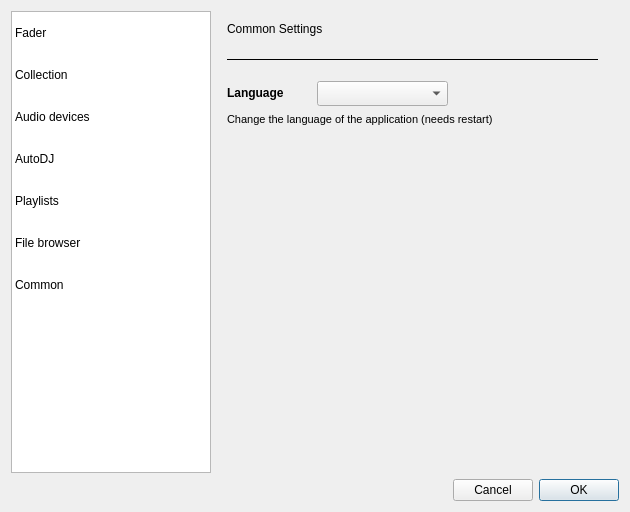
<?xml version="1.0" encoding="UTF-8"?>
<ui version="4.0">
 <class>SettingsDialog</class>
 <widget class="QDialog" name="SettingsDialog">
  <property name="geometry">
   <rect>
    <x>0</x>
    <y>0</y>
    <width>630</width>
    <height>512</height>
   </rect>
  </property>
  <property name="minimumSize">
   <size>
    <width>600</width>
    <height>400</height>
   </size>
  </property>
  <property name="windowTitle">
   <string>Settings</string>
  </property>
  <property name="styleSheet">
   <string notr="true"/>
  </property>
  <property name="modal">
   <bool>true</bool>
  </property>
  <layout class="QVBoxLayout" name="verticalLayout_2">
   <item>
    <layout class="QHBoxLayout" name="horizontalLayout_2">
     <item>
      <widget class="QTableWidget" name="settingsGroupsTable">
       <property name="sizePolicy">
        <sizepolicy hsizetype="Minimum" vsizetype="Expanding">
         <horstretch>0</horstretch>
         <verstretch>0</verstretch>
        </sizepolicy>
       </property>
       <property name="minimumSize">
        <size>
         <width>200</width>
         <height>0</height>
        </size>
       </property>
       <property name="maximumSize">
        <size>
         <width>200</width>
         <height>16777215</height>
        </size>
       </property>
       <property name="verticalScrollBarPolicy">
        <enum>Qt::ScrollBarAlwaysOff</enum>
       </property>
       <property name="horizontalScrollBarPolicy">
        <enum>Qt::ScrollBarAlwaysOff</enum>
       </property>
       <property name="selectionMode">
        <enum>QAbstractItemView::SingleSelection</enum>
       </property>
       <property name="selectionBehavior">
        <enum>QAbstractItemView::SelectRows</enum>
       </property>
       <property name="iconSize">
        <size>
         <width>32</width>
         <height>32</height>
        </size>
       </property>
       <property name="showGrid">
        <bool>false</bool>
       </property>
       <property name="gridStyle">
        <enum>Qt::SolidLine</enum>
       </property>
       <property name="wordWrap">
        <bool>false</bool>
       </property>
       <property name="cornerButtonEnabled">
        <bool>false</bool>
       </property>
       <attribute name="horizontalHeaderVisible">
        <bool>false</bool>
       </attribute>
       <attribute name="horizontalHeaderDefaultSectionSize">
        <number>150</number>
       </attribute>
       <attribute name="horizontalHeaderMinimumSectionSize">
        <number>150</number>
       </attribute>
       <attribute name="verticalHeaderVisible">
        <bool>false</bool>
       </attribute>
       <attribute name="verticalHeaderDefaultSectionSize">
        <number>42</number>
       </attribute>
       <attribute name="verticalHeaderMinimumSectionSize">
        <number>42</number>
       </attribute>
       <row>
        <property name="text">
         <string>New Row</string>
        </property>
       </row>
       <row>
        <property name="text">
         <string>New Row</string>
        </property>
       </row>
       <row>
        <property name="text">
         <string>New Row</string>
        </property>
       </row>
       <row>
        <property name="text">
         <string>New Row</string>
        </property>
       </row>
       <row>
        <property name="text">
         <string>New Row</string>
        </property>
       </row>
       <row>
        <property name="text">
         <string>Neue Zeile</string>
        </property>
       </row>
       <row>
        <property name="text">
         <string>Neue Zeile</string>
        </property>
       </row>
       <column>
        <property name="text">
         <string>New Column</string>
        </property>
       </column>
       <item row="0" column="0">
        <property name="text">
         <string>Fader</string>
        </property>
       </item>
       <item row="1" column="0">
        <property name="text">
         <string>Collection</string>
        </property>
       </item>
       <item row="2" column="0">
        <property name="text">
         <string>Audio devices</string>
        </property>
       </item>
       <item row="3" column="0">
        <property name="text">
         <string>AutoDJ</string>
        </property>
       </item>
       <item row="4" column="0">
        <property name="text">
         <string>Playlists</string>
        </property>
       </item>
       <item row="5" column="0">
        <property name="text">
         <string>File browser</string>
        </property>
       </item>
       <item row="6" column="0">
        <property name="text">
         <string>Common</string>
        </property>
       </item>
      </widget>
     </item>
     <item>
      <widget class="QStackedWidget" name="pages">
       <property name="sizePolicy">
        <sizepolicy hsizetype="Preferred" vsizetype="Preferred">
         <horstretch>2</horstretch>
         <verstretch>0</verstretch>
        </sizepolicy>
       </property>
       <property name="currentIndex">
        <number>6</number>
       </property>
       <widget class="QWidget" name="page">
        <widget class="QLabel" name="label">
         <property name="geometry">
          <rect>
           <x>10</x>
           <y>10</y>
           <width>251</width>
           <height>16</height>
          </rect>
         </property>
         <property name="text">
          <string>Fader settings</string>
         </property>
        </widget>
        <widget class="QSlider" name="faderEndSlider">
         <property name="geometry">
          <rect>
           <x>10</x>
           <y>80</y>
           <width>160</width>
           <height>22</height>
          </rect>
         </property>
         <property name="maximum">
          <number>30</number>
         </property>
         <property name="value">
          <number>12</number>
         </property>
         <property name="orientation">
          <enum>Qt::Horizontal</enum>
         </property>
        </widget>
        <widget class="QLabel" name="label_5">
         <property name="geometry">
          <rect>
           <x>10</x>
           <y>60</y>
           <width>371</width>
           <height>16</height>
          </rect>
         </property>
         <property name="sizePolicy">
          <sizepolicy hsizetype="Expanding" vsizetype="Preferred">
           <horstretch>0</horstretch>
           <verstretch>0</verstretch>
          </sizepolicy>
         </property>
         <property name="text">
          <string>Start fading before song end</string>
         </property>
        </widget>
        <widget class="Line" name="line">
         <property name="geometry">
          <rect>
           <x>10</x>
           <y>40</y>
           <width>371</width>
           <height>16</height>
          </rect>
         </property>
         <property name="frameShadow">
          <enum>QFrame::Plain</enum>
         </property>
         <property name="orientation">
          <enum>Qt::Horizontal</enum>
         </property>
        </widget>
        <widget class="QLabel" name="faderEndLabel">
         <property name="geometry">
          <rect>
           <x>190</x>
           <y>80</y>
           <width>61</width>
           <height>16</height>
          </rect>
         </property>
         <property name="text">
          <string>12s</string>
         </property>
        </widget>
        <widget class="QLabel" name="label_7">
         <property name="geometry">
          <rect>
           <x>10</x>
           <y>110</y>
           <width>361</width>
           <height>16</height>
          </rect>
         </property>
         <property name="text">
          <string>Fader Time</string>
         </property>
        </widget>
        <widget class="QLabel" name="faderTimeLabel">
         <property name="geometry">
          <rect>
           <x>190</x>
           <y>130</y>
           <width>61</width>
           <height>16</height>
          </rect>
         </property>
         <property name="text">
          <string>12s</string>
         </property>
        </widget>
        <widget class="QSlider" name="faderTimeSlider">
         <property name="geometry">
          <rect>
           <x>10</x>
           <y>130</y>
           <width>160</width>
           <height>22</height>
          </rect>
         </property>
         <property name="maximum">
          <number>30</number>
         </property>
         <property name="value">
          <number>12</number>
         </property>
         <property name="orientation">
          <enum>Qt::Horizontal</enum>
         </property>
        </widget>
        <widget class="QCheckBox" name="checkAutoCue">
         <property name="geometry">
          <rect>
           <x>10</x>
           <y>170</y>
           <width>371</width>
           <height>20</height>
          </rect>
         </property>
         <property name="styleSheet">
          <string notr="true"/>
         </property>
         <property name="text">
          <string>Skip silent at start (AutoCue)</string>
         </property>
         <property name="checked">
          <bool>true</bool>
         </property>
        </widget>
        <widget class="QCheckBox" name="checkSkipSilentEnd">
         <property name="geometry">
          <rect>
           <x>10</x>
           <y>200</y>
           <width>371</width>
           <height>20</height>
          </rect>
         </property>
         <property name="text">
          <string>Skip silent at the end</string>
         </property>
         <property name="checked">
          <bool>true</bool>
         </property>
        </widget>
       </widget>
       <widget class="QWidget" name="page_3">
        <layout class="QVBoxLayout" name="verticalLayout_3">
         <property name="bottomMargin">
          <number>1</number>
         </property>
         <item>
          <widget class="QGroupBox" name="groupBox">
           <property name="toolTip">
            <string/>
           </property>
           <property name="title">
            <string/>
           </property>
           <layout class="QVBoxLayout" name="verticalLayout">
            <property name="margin">
             <number>0</number>
            </property>
            <item>
             <widget class="QTreeView" name="collectionsTreeView"/>
            </item>
            <item>
             <layout class="QGridLayout" name="gridLayout">
              <item row="2" column="0">
               <widget class="QCheckBox" name="chkMonitor">
                <property name="toolTip">
                 <string>Scan for new files and update the music collection</string>
                </property>
                <property name="text">
                 <string>Watch folders for changes</string>
                </property>
               </widget>
              </item>
              <item row="1" column="1">
               <widget class="QPushButton" name="pushScanNow">
                <property name="sizePolicy">
                 <sizepolicy hsizetype="Fixed" vsizetype="Fixed">
                  <horstretch>0</horstretch>
                  <verstretch>0</verstretch>
                 </sizepolicy>
                </property>
                <property name="maximumSize">
                 <size>
                  <width>16777215</width>
                  <height>16777215</height>
                 </size>
                </property>
                <property name="layoutDirection">
                 <enum>Qt::LeftToRight</enum>
                </property>
                <property name="text">
                 <string>Scan Now</string>
                </property>
               </widget>
              </item>
              <item row="1" column="0">
               <widget class="QLabel" name="label_12">
                <property name="text">
                 <string>Scan folders for songs</string>
                </property>
               </widget>
              </item>
              <item row="3" column="0">
               <widget class="QLabel" name="label_13">
                <property name="text">
                 <string>Play Counter Statistics</string>
                </property>
               </widget>
              </item>
              <item row="3" column="1">
               <widget class="QPushButton" name="pushResetStats">
                <property name="text">
                 <string>Reset</string>
                </property>
               </widget>
              </item>
             </layout>
            </item>
           </layout>
          </widget>
         </item>
        </layout>
       </widget>
       <widget class="QWidget" name="page_4">
        <widget class="QLabel" name="label_2">
         <property name="geometry">
          <rect>
           <x>10</x>
           <y>70</y>
           <width>251</width>
           <height>16</height>
          </rect>
         </property>
         <property name="text">
          <string>Monitor Player</string>
         </property>
        </widget>
        <widget class="QComboBox" name="monitorOutputDevice">
         <property name="geometry">
          <rect>
           <x>10</x>
           <y>90</y>
           <width>201</width>
           <height>26</height>
          </rect>
         </property>
        </widget>
        <widget class="QLabel" name="label_17">
         <property name="geometry">
          <rect>
           <x>10</x>
           <y>10</y>
           <width>251</width>
           <height>16</height>
          </rect>
         </property>
         <property name="text">
          <string>Device Settings</string>
         </property>
        </widget>
        <widget class="Line" name="line_6">
         <property name="geometry">
          <rect>
           <x>10</x>
           <y>40</y>
           <width>371</width>
           <height>16</height>
          </rect>
         </property>
         <property name="frameShadow">
          <enum>QFrame::Plain</enum>
         </property>
         <property name="orientation">
          <enum>Qt::Horizontal</enum>
         </property>
        </widget>
       </widget>
       <widget class="QWidget" name="page_2">
        <widget class="QLabel" name="label_3">
         <property name="geometry">
          <rect>
           <x>10</x>
           <y>10</y>
           <width>251</width>
           <height>16</height>
          </rect>
         </property>
         <property name="text">
          <string>AutoDJ settings</string>
         </property>
        </widget>
        <widget class="Line" name="line_3">
         <property name="geometry">
          <rect>
           <x>10</x>
           <y>40</y>
           <width>371</width>
           <height>16</height>
          </rect>
         </property>
         <property name="frameShadow">
          <enum>QFrame::Plain</enum>
         </property>
         <property name="orientation">
          <enum>Qt::Horizontal</enum>
         </property>
        </widget>
        <widget class="QSpinBox" name="minTracks">
         <property name="geometry">
          <rect>
           <x>10</x>
           <y>390</y>
           <width>42</width>
           <height>22</height>
          </rect>
         </property>
         <property name="value">
          <number>6</number>
         </property>
        </widget>
        <widget class="QLabel" name="label_9">
         <property name="geometry">
          <rect>
           <x>10</x>
           <y>370</y>
           <width>381</width>
           <height>16</height>
          </rect>
         </property>
         <property name="text">
          <string>Minimum tracks within each playlist </string>
         </property>
        </widget>
        <widget class="QSpinBox" name="countDJ">
         <property name="geometry">
          <rect>
           <x>10</x>
           <y>90</y>
           <width>42</width>
           <height>22</height>
          </rect>
         </property>
         <property name="minimum">
          <number>1</number>
         </property>
        </widget>
        <widget class="QLabel" name="label_10">
         <property name="geometry">
          <rect>
           <x>10</x>
           <y>70</y>
           <width>131</width>
           <height>16</height>
          </rect>
         </property>
         <property name="text">
          <string>DJ Count</string>
         </property>
        </widget>
        <widget class="QListWidget" name="listDjNames">
         <property name="geometry">
          <rect>
           <x>120</x>
           <y>90</y>
           <width>256</width>
           <height>251</height>
          </rect>
         </property>
         <property name="selectionMode">
          <enum>QAbstractItemView::NoSelection</enum>
         </property>
         <property name="gridSize">
          <size>
           <width>0</width>
           <height>40</height>
          </size>
         </property>
        </widget>
        <widget class="QLabel" name="label_6">
         <property name="geometry">
          <rect>
           <x>164</x>
           <y>70</y>
           <width>121</width>
           <height>16</height>
          </rect>
         </property>
         <property name="text">
          <string>DJ Names</string>
         </property>
        </widget>
        <widget class="QLabel" name="label_11">
         <property name="geometry">
          <rect>
           <x>295</x>
           <y>70</y>
           <width>91</width>
           <height>16</height>
          </rect>
         </property>
         <property name="text">
          <string>Filter Count</string>
         </property>
        </widget>
       </widget>
       <widget class="QWidget" name="page_5">
        <widget class="Line" name="line_2">
         <property name="geometry">
          <rect>
           <x>10</x>
           <y>40</y>
           <width>371</width>
           <height>16</height>
          </rect>
         </property>
         <property name="frameShadow">
          <enum>QFrame::Plain</enum>
         </property>
         <property name="orientation">
          <enum>Qt::Horizontal</enum>
         </property>
        </widget>
        <widget class="QCheckBox" name="checkAutoRemove">
         <property name="geometry">
          <rect>
           <x>7</x>
           <y>74</y>
           <width>371</width>
           <height>20</height>
          </rect>
         </property>
         <property name="text">
          <string>Auto Remove Played Tracks</string>
         </property>
        </widget>
        <widget class="QLabel" name="label_8">
         <property name="geometry">
          <rect>
           <x>10</x>
           <y>10</y>
           <width>251</width>
           <height>16</height>
          </rect>
         </property>
         <property name="text">
          <string>Playlist Settings</string>
         </property>
        </widget>
       </widget>
       <widget class="QWidget" name="page_6">
        <widget class="QLineEdit" name="txtBrowserRoot">
         <property name="geometry">
          <rect>
           <x>10</x>
           <y>88</y>
           <width>291</width>
           <height>26</height>
          </rect>
         </property>
        </widget>
        <widget class="QLabel" name="label_4">
         <property name="geometry">
          <rect>
           <x>10</x>
           <y>66</y>
           <width>111</width>
           <height>16</height>
          </rect>
         </property>
         <property name="text">
          <string>Browser Root</string>
         </property>
        </widget>
        <widget class="QPushButton" name="pushButton">
         <property name="geometry">
          <rect>
           <x>310</x>
           <y>86</y>
           <width>50</width>
           <height>30</height>
          </rect>
         </property>
         <property name="text">
          <string>...</string>
         </property>
        </widget>
        <widget class="QLabel" name="label_16">
         <property name="geometry">
          <rect>
           <x>10</x>
           <y>10</y>
           <width>251</width>
           <height>16</height>
          </rect>
         </property>
         <property name="text">
          <string>File Browser Settings</string>
         </property>
        </widget>
        <widget class="Line" name="line_5">
         <property name="geometry">
          <rect>
           <x>10</x>
           <y>40</y>
           <width>371</width>
           <height>16</height>
          </rect>
         </property>
         <property name="frameShadow">
          <enum>QFrame::Plain</enum>
         </property>
         <property name="orientation">
          <enum>Qt::Horizontal</enum>
         </property>
        </widget>
       </widget>
       <widget class="QWidget" name="page_7">
        <widget class="QComboBox" name="comboLanguage">
         <property name="geometry">
          <rect>
           <x>100</x>
           <y>70</y>
           <width>131</width>
           <height>25</height>
          </rect>
         </property>
         <item>
          <property name="text">
           <string/>
          </property>
         </item>
         <item>
          <property name="text">
           <string notr="true" comment="en">English</string>
          </property>
         </item>
         <item>
          <property name="text">
           <string notr="true" comment="de">Deutsch</string>
          </property>
         </item>
         <item>
          <property name="text">
           <string notr="true" comment="cs">čeština</string>
          </property>
         </item>
         <item>
          <property name="text">
           <string notr="true" comment="hu">magyar</string>
          </property>
         </item>
        </widget>
        <widget class="QLabel" name="label_14">
         <property name="geometry">
          <rect>
           <x>10</x>
           <y>74</y>
           <width>91</width>
           <height>16</height>
          </rect>
         </property>
         <property name="font">
          <font>
           <weight>75</weight>
           <bold>true</bold>
          </font>
         </property>
         <property name="text">
          <string>Language</string>
         </property>
        </widget>
        <widget class="QLabel" name="label_15">
         <property name="geometry">
          <rect>
           <x>10</x>
           <y>10</y>
           <width>251</width>
           <height>16</height>
          </rect>
         </property>
         <property name="text">
          <string>Common Settings</string>
         </property>
        </widget>
        <widget class="Line" name="line_4">
         <property name="geometry">
          <rect>
           <x>10</x>
           <y>40</y>
           <width>371</width>
           <height>16</height>
          </rect>
         </property>
         <property name="frameShadow">
          <enum>QFrame::Plain</enum>
         </property>
         <property name="orientation">
          <enum>Qt::Horizontal</enum>
         </property>
        </widget>
        <widget class="QLabel" name="label_18">
         <property name="geometry">
          <rect>
           <x>10</x>
           <y>100</y>
           <width>351</width>
           <height>16</height>
          </rect>
         </property>
         <property name="font">
          <font>
           <pointsize>8</pointsize>
          </font>
         </property>
         <property name="text">
          <string>Change the language of the application (needs restart)</string>
         </property>
        </widget>
       </widget>
      </widget>
     </item>
    </layout>
   </item>
   <item>
    <widget class="QDialogButtonBox" name="buttonBox">
     <property name="sizePolicy">
      <sizepolicy hsizetype="Maximum" vsizetype="Fixed">
       <horstretch>0</horstretch>
       <verstretch>0</verstretch>
      </sizepolicy>
     </property>
     <property name="layoutDirection">
      <enum>Qt::RightToLeft</enum>
     </property>
     <property name="orientation">
      <enum>Qt::Horizontal</enum>
     </property>
     <property name="standardButtons">
      <set>QDialogButtonBox::Cancel|QDialogButtonBox::Ok</set>
     </property>
     <property name="centerButtons">
      <bool>false</bool>
     </property>
    </widget>
   </item>
  </layout>
 </widget>
 <resources/>
 <connections>
  <connection>
   <sender>buttonBox</sender>
   <signal>accepted()</signal>
   <receiver>SettingsDialog</receiver>
   <slot>accept()</slot>
   <hints>
    <hint type="sourcelabel">
     <x>248</x>
     <y>254</y>
    </hint>
    <hint type="destinationlabel">
     <x>157</x>
     <y>274</y>
    </hint>
   </hints>
  </connection>
  <connection>
   <sender>buttonBox</sender>
   <signal>rejected()</signal>
   <receiver>SettingsDialog</receiver>
   <slot>reject()</slot>
   <hints>
    <hint type="sourcelabel">
     <x>316</x>
     <y>260</y>
    </hint>
    <hint type="destinationlabel">
     <x>286</x>
     <y>274</y>
    </hint>
   </hints>
  </connection>
 </connections>
</ui>
